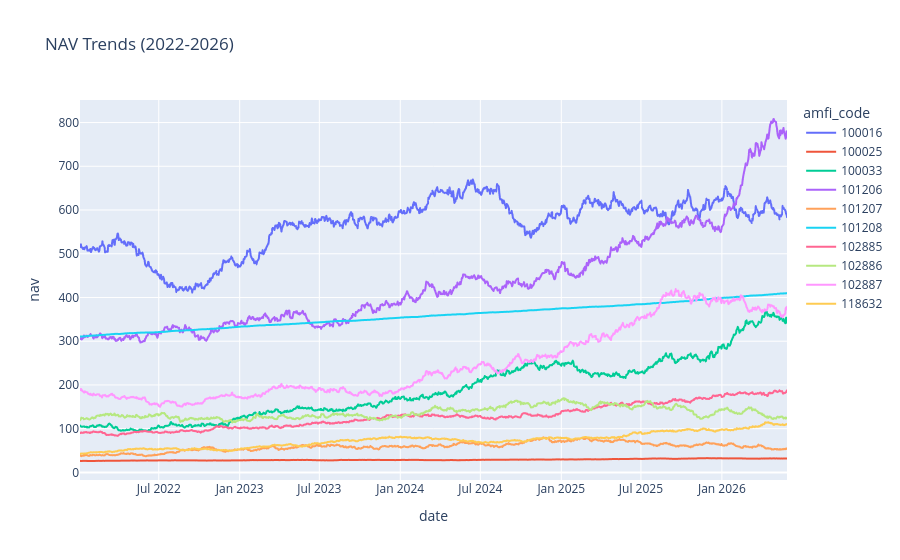

The code cell stored with this chart in its notebook:
### Code cell
sample_funds = (
    nav["amfi_code"]
    .unique()[:10]
)

fig = px.line(

    nav[
        nav["amfi_code"]
        .isin(sample_funds)
    ],

    x="date",

    y="nav",

    color="amfi_code",

    title="NAV Trends (2022-2026)"

)

fig.show()

### Figure 1 — Plotly figure (JSON) as saved in the notebook; plotly's stock layout.template omitted (floating-point values rounded to 4 significant figures; data arrays with more than 128 entries replaced by an {"elided": "..."} marker saying what was removed)
{"data": [{"hovertemplate": "amfi_code=100016<br>date=%{x}<br>nav=%{y}<extra></extra>", "legendgroup": "100016", "line": {"color": "#636efa", "dash": "solid"}, "marker": {"symbol": "circle"}, "mode": "lines", "name": "100016", "showlegend": true, "type": "scattergl", "x": {"elided": "1150 str values"}, "xaxis": "x", "y": {"elided": "1150 float values"}, "yaxis": "y"}, {"hovertemplate": "amfi_code=100025<br>date=%{x}<br>nav=%{y}<extra></extra>", "legendgroup": "100025", "line": {"color": "#EF553B", "dash": "solid"}, "marker": {"symbol": "circle"}, "mode": "lines", "name": "100025", "showlegend": true, "type": "scattergl", "x": {"elided": "1150 str values"}, "xaxis": "x", "y": {"elided": "1150 float values"}, "yaxis": "y"}, {"hovertemplate": "amfi_code=100033<br>date=%{x}<br>nav=%{y}<extra></extra>", "legendgroup": "100033", "line": {"color": "#00cc96", "dash": "solid"}, "marker": {"symbol": "circle"}, "mode": "lines", "name": "100033", "showlegend": true, "type": "scattergl", "x": {"elided": "1150 str values"}, "xaxis": "x", "y": {"elided": "1150 float values"}, "yaxis": "y"}, {"hovertemplate": "amfi_code=101206<br>date=%{x}<br>nav=%{y}<extra></extra>", "legendgroup": "101206", "line": {"color": "#ab63fa", "dash": "solid"}, "marker": {"symbol": "circle"}, "mode": "lines", "name": "101206", "showlegend": true, "type": "scattergl", "x": {"elided": "1150 str values"}, "xaxis": "x", "y": {"elided": "1150 float values"}, "yaxis": "y"}, {"hovertemplate": "amfi_code=101207<br>date=%{x}<br>nav=%{y}<extra></extra>", "legendgroup": "101207", "line": {"color": "#FFA15A", "dash": "solid"}, "marker": {"symbol": "circle"}, "mode": "lines", "name": "101207", "showlegend": true, "type": "scattergl", "x": {"elided": "1150 str values"}, "xaxis": "x", "y": {"elided": "1150 float values"}, "yaxis": "y"}, {"hovertemplate": "amfi_code=101208<br>date=%{x}<br>nav=%{y}<extra></extra>", "legendgroup": "101208", "line": {"color": "#19d3f3", "dash": "solid"}, "marker": {"symbol": "circle"}, "mode": "lines", "name": "101208", "showlegend": true, "type": "scattergl", "x": {"elided": "1150 str values"}, "xaxis": "x", "y": {"elided": "1150 float values"}, "yaxis": "y"}, {"hovertemplate": "amfi_code=102885<br>date=%{x}<br>nav=%{y}<extra></extra>", "legendgroup": "102885", "line": {"color": "#FF6692", "dash": "solid"}, "marker": {"symbol": "circle"}, "mode": "lines", "name": "102885", "showlegend": true, "type": "scattergl", "x": {"elided": "1150 str values"}, "xaxis": "x", "y": {"elided": "1150 float values"}, "yaxis": "y"}, {"hovertemplate": "amfi_code=102886<br>date=%{x}<br>nav=%{y}<extra></extra>", "legendgroup": "102886", "line": {"color": "#B6E880", "dash": "solid"}, "marker": {"symbol": "circle"}, "mode": "lines", "name": "102886", "showlegend": true, "type": "scattergl", "x": {"elided": "1150 str values"}, "xaxis": "x", "y": {"elided": "1150 float values"}, "yaxis": "y"}, {"hovertemplate": "amfi_code=102887<br>date=%{x}<br>nav=%{y}<extra></extra>", "legendgroup": "102887", "line": {"color": "#FF97FF", "dash": "solid"}, "marker": {"symbol": "circle"}, "mode": "lines", "name": "102887", "showlegend": true, "type": "scattergl", "x": {"elided": "1150 str values"}, "xaxis": "x", "y": {"elided": "1150 float values"}, "yaxis": "y"}, {"hovertemplate": "amfi_code=118632<br>date=%{x}<br>nav=%{y}<extra></extra>", "legendgroup": "118632", "line": {"color": "#FECB52", "dash": "solid"}, "marker": {"symbol": "circle"}, "mode": "lines", "name": "118632", "showlegend": true, "type": "scattergl", "x": {"elided": "1150 str values"}, "xaxis": "x", "y": {"elided": "1150 float values"}, "yaxis": "y"}], "layout": {"legend": {"title": {"text": "amfi_code"}, "tracegroupgap": 0}, "title": {"text": "NAV Trends (2022-2026)"}, "xaxis": {"anchor": "y", "domain": [0, 1], "title": {"text": "date"}}, "yaxis": {"anchor": "x", "domain": [0, 1], "title": {"text": "nav"}}}}
